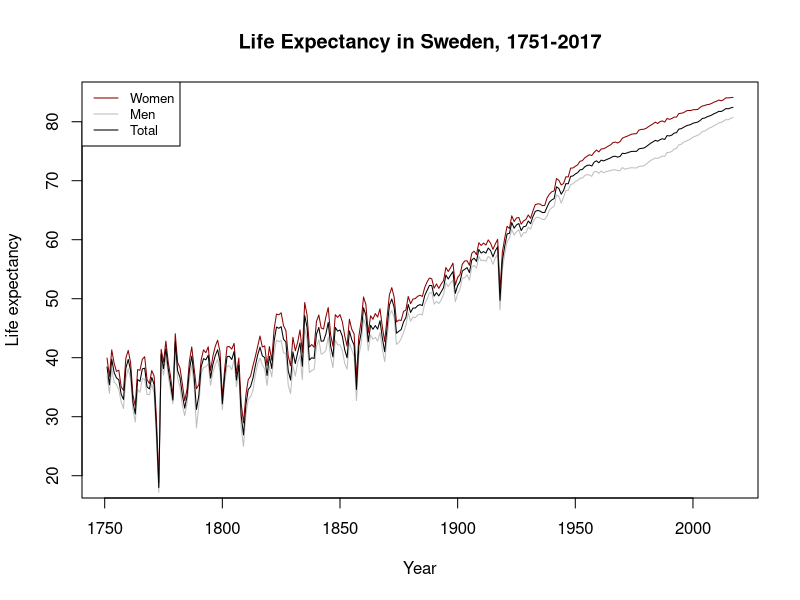

Source code (R):
## ---- chunk 1

life.expectancy <- read.delim("sweden_2017.txt", sep = " ")
sweden.life.exp <-life.expectancy[c("Year", "X.8", "X.11", "Total")]
sweden.life.exp$Female <- sweden.life.exp$X.8
sweden.life.exp$Male <- sweden.life.exp$X.11
sweden <-sweden.life.exp[c("Year", "Female", "Male", "Total")]

summary(sweden)

## ---- chunk 2
plot(Female ~ Year, data=sweden,
     main="Life Expectancy in Sweden, 1751-2017",
     xlab="Year",
     ylab="Life expectancy",
     col="dark red",
     type="l")
lines(Male ~ Year, data= sweden,
      col="gray")
lines(Total ~ Year, data= sweden,
      col="black")
legend("topleft",
       legend = c("Women", "Men", "Total"),
       col = c("dark red", "gray", "black"),
       lty = 1,
       cex = 0.8)
## ---- chunk 3
pop2 <- read.csv("pop.csv")
## ---- chunk 4
# run regression on female population size and age
model1 <- lm(Female~Age, data = pop2)
summary(model1)
library(knitr)
test <- summary(model1)
kable(test$coefficients, caption="Regression Table")
